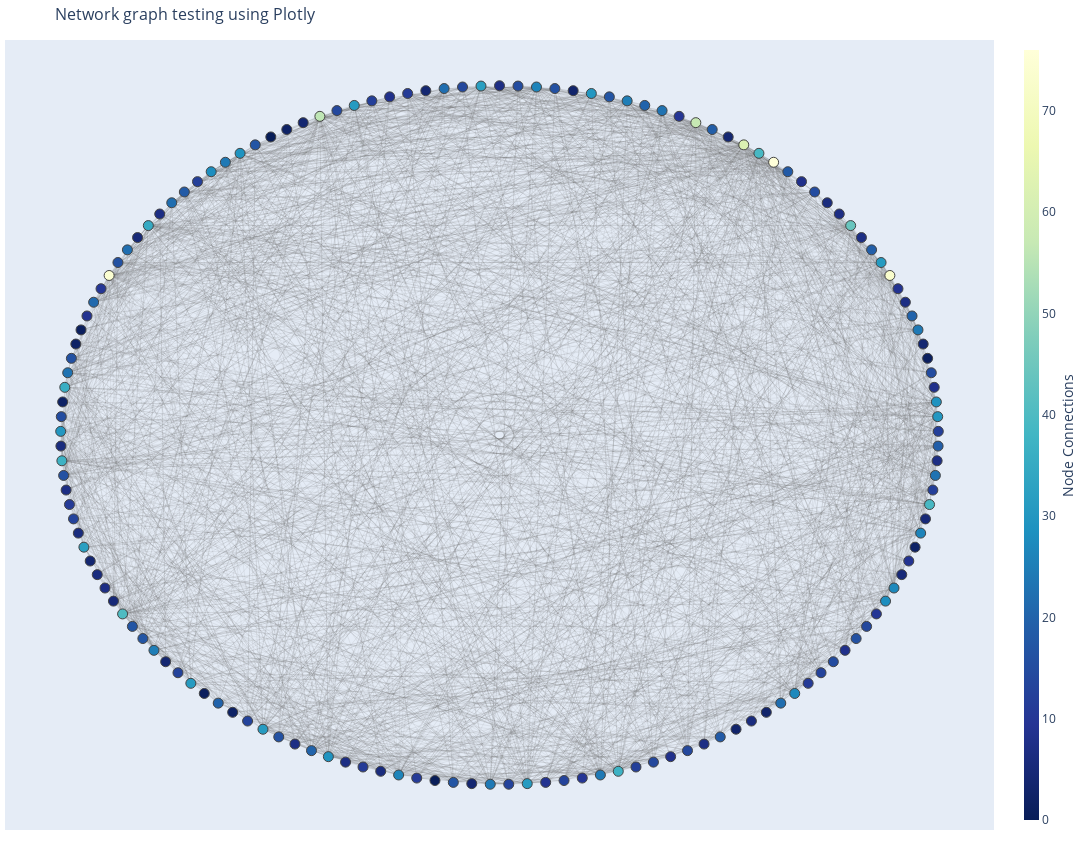

Here is the notebook cell this chart was saved with:
### Markdown cell above
## Visualisation 1

This is the code for visualization 1. It generates a graph with random node positions. Hovering the nodes shows a tooltip with  the ID, email, job and amount of neighbors.

### Code cell
# Read CSV and setup NX graph
mailSet = pd.read_csv("enron-v1.csv")
mailGraph = nx.from_pandas_edgelist(mailSet, 'fromId', 'toId', ['fromEmail', 'fromJobtitle', 'toEmail', 'toJobtitle', 'messageType', 'sentiment', 'date'], create_using = nx.MultiDiGraph())

# Generate random positions for the network nodes
# We can generate our own random positions pretty easily as follows:
random.seed(10)
# pos = {v: [random.random(), random.random()] for v in mailGraph.nodes}         # Standard random position distribution
# pos = {v: [random.gauss(0, 2), random.gauss(0, 2)] for v in mailGraph.nodes}      # Gaussian random position distribution

nf = len(mailGraph.nodes) / (2 * math.pi) # Normalization factor for normalizing the nodes to 2*pi (full circle)
pos = {v: [math.sin(v / nf), math.cos(v / nf)] for v in sorted(mailGraph.nodes)}    # Circular position distribution

# This "circular" distribution looks oval because of the automatic rescaling of Plotly's graph viewer. To make this look actually circular, set the width and height to the same value.

# Create a graph with the given nodes at random positions
G = generate_geometric_digraph(mailGraph.nodes, pos=pos, seed=10)



# Adding the edges from our mailGraph into the rendered graph G and initializing edge information
for edge in mailGraph.edges:
    G.add_edge(edge[0], edge[1])
    
    edgeAttribute = mailGraph.get_edge_data(*edge)
    
    if(edge[2] == 0):
        if(G.nodes[edge[0]].get('Email') is None):
            G.nodes[edge[0]]['Email'] = edgeAttribute['fromEmail']
            G.nodes[edge[0]]['Job'] = edgeAttribute['fromJobtitle']
        if(G.nodes[edge[1]].get('Email') is None):
            G.nodes[edge[1]]['Email'] = edgeAttribute['toEmail']
            G.nodes[edge[1]]['Job'] = edgeAttribute['toJobtitle']

edge_x = []
edge_y = []
for edge in G.edges:
    # Initializing positions
    x0, y0 = G.nodes[edge[0]]['pos']
    x1, y1 = G.nodes[edge[1]]['pos']
    edge_x.append(x0)
    edge_x.append(x1)
    edge_x.append(None)
    edge_y.append(y0)
    edge_y.append(y1)
    edge_y.append(None)

# Drawing edge lines
edge_trace = go.Scatter(
    x=edge_x, y=edge_y,
    line=dict(width=0.5, color='rgba(100, 100, 100, 0.2)'),
    hoverinfo='none',
    mode='lines')



# Initializing node positions
node_x = []
node_y = []
for node in G.nodes():
    x, y = G.nodes[node]['pos']
    node_x.append(x)
    node_y.append(y)

# Drawing nodes
node_trace = go.Scatter(
    x=node_x, y=node_y,
    mode='markers',
    hoverinfo='text',
    marker=dict(
        showscale=True,
        colorscale='YlGnBu',
        reversescale=True,
        color=[],
        size=10,
        colorbar=dict(
            thickness=15,
            title='Node Connections',
            xanchor='left',
            titleside='right'
        ),
        line_width=1))



# Coloring nodes by the amount of neighbors and adding tooltips
node_adjacencies = []
node_text = []
for index, adjacencies in enumerate(G.adjacency()):
    node, nbrdict = adjacencies
    node_adjacencies.append(len(nbrdict))
    node_text.append(
        'ID: ' + str(node) +
        '<br>Email: '+ G.nodes[node]["Email"] +
        '<br>Job: '+ G.nodes[node]["Job"] +
        '<br>Connections: ' + str(len(nbrdict))
    )

node_trace.marker.color = node_adjacencies
node_trace.text = node_text



# Drawing the graph as a figure
fig = go.Figure(data=[edge_trace, node_trace],
    layout=go.Layout(
    width=1500,
    height=850,
    title='Network graph testing using Plotly',
    titlefont_size=16,
    showlegend=False,
    hovermode='closest',
    margin=dict(b=20,l=5,r=5,t=40),
    xaxis=dict(showgrid=False, zeroline=False, showticklabels=False),
    yaxis=dict(showgrid=False, zeroline=False, showticklabels=False))
)
fig.show()

### Figure 1 — Plotly figure (JSON) as saved in the notebook; plotly's stock layout.template omitted (floating-point values rounded to 4 significant figures; data arrays with more than 128 entries replaced by an {"elided": "..."} marker saying what was removed)
{"data": [{"hoverinfo": "none", "line": {"color": "rgba(100, 100, 100, 0.2)", "width": 0.5}, "mode": "lines", "type": "scatter", "x": {"elided": "7866 float values"}, "y": {"elided": "7866 float values"}}, {"hoverinfo": "text", "marker": {"color": {"elided": "149 int values"}, "colorbar": {"thickness": 15, "title": {"side": "right", "text": "Node Connections"}, "xanchor": "left"}, "colorscale": [[0, "rgb(255,255,217)"], [0.125, "rgb(237,248,177)"], [0.25, "rgb(199,233,180)"], [0.375, "rgb(127,205,187)"], [0.5, "rgb(65,182,196)"], [0.625, "rgb(29,145,192)"], [0.75, "rgb(34,94,168)"], [0.875, "rgb(37,52,148)"], [1, "rgb(8,29,88)"]], "line": {"width": 1}, "reversescale": true, "showscale": true, "size": 10}, "mode": "markers", "text": {"elided": "149 str values"}, "type": "scatter", "x": {"elided": "149 float values"}, "y": {"elided": "149 float values"}}], "layout": {"height": 850, "hovermode": "closest", "margin": {"b": 20, "l": 5, "r": 5, "t": 40}, "showlegend": false, "title": {"font": {"size": 16}, "text": "Network graph testing using Plotly"}, "width": 1500, "xaxis": {"showgrid": false, "showticklabels": false, "zeroline": false}, "yaxis": {"showgrid": false, "showticklabels": false, "zeroline": false}}}
